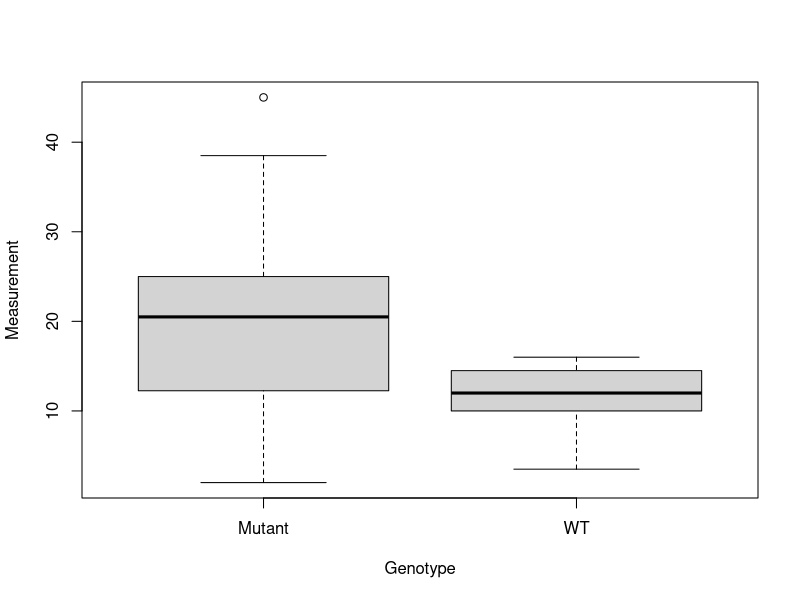
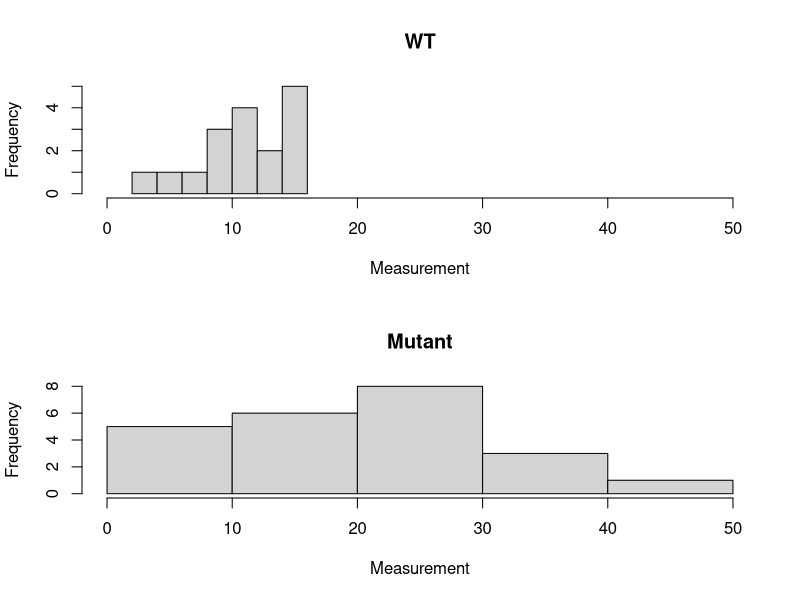

Write R code to recreate these figures, in order. (Note: this script raises an error after producing the figures.)
## ---- chunk 1
knitr::opts_chunk$set(echo = TRUE)
## ---- chunk 2
# install.packages('readxl', repos='http://cran.us.r-project.org')
# install.packages('plyr', repos='http://cran.us.r-project.org')
## ---- chunk 3
library("readxl")
library("plyr")
## ---- chunk 4
# read fist data file into data frame object
# CHANGE YOUR INPUT PATH IN setwd() BASED ON WHERE THE DATASET IS 
setwd('~/Desktop/bmi206/MBoc_Tutorial')
data1 <- read_xlsx('dataset1.xlsx', col_names = TRUE)
# note that the above line of code assumes the data file is in the same folder as the notebook
# look at the first several rows of data
head(data1)
# make genotype column a categorical variable which are called factors in R
data1$Genotype <- as.factor(data1$Genotype)
# check that data structure is correct
str(data1)
# look at summary information
summary(data1)
## ---- chunk 5
# set plot width & height (only needed for Jupyter)
options(repr.plot.width=4, repr.plot.height=5)
# plot data as boxplot
plot(data1)
# set plot width & height (only needed for Jupyter)
options(repr.plot.width=4, repr.plot.height=7)
# plot data as stacked histograms
par(mfrow=c(2,1))
hist(data1[data1$Genotype == 'WT',]$Measurement, main = 'WT', xlab = 'Measurement', xlim = c(0,50))
hist(data1[data1$Genotype == 'Mutant',]$Measurement, main = 'Mutant', xlab = 'Measurement', xlim = c(0,50))
dev.off()
## ---- chunk 6
(stats1 <- ddply(data1, .(Genotype), summarize,
      N = length(Measurement),
      Median = median(Measurement),
      Mean = mean(Measurement),
      SD = sd(Measurement),
      Var = var(Measurement)
     ))
# note that by putting parentheses around the line of code above, R will both save the table to the stats1 object
# and will print the table out. Without the parentheses it would only be saved to stats1 and not print out.
## ---- chunk 7
# run Welch's t-test on data with alpha set to 0.05
t.test(data1[data1$Genotype == 'WT',]$Measurement, data1[data1$Genotype == 'Mutant',]$Measurement)
## ---- chunk 8
# calculate 95% confidence intervals
# here is a function to calculate the magnitude of one side of the 95% interval
intmag95 <- function(x) {
    sem <- sd(x) / sqrt(length(x))
    t <- qt(0.975, df = length(x) - 1)
    sem * t
}
# here are two functions to calculate the upper and lower bounds of the 95% interval
upper95 <- function(x) mean(x) + intmag95(x)
lower95 <- function(x) mean(x) - intmag95(x)
# now calculate the 95% confidence intervals for both genotypes
(data1.95ci <- ddply(data1, .(Genotype), summarize,
                     IntMag95 = intmag95(Measurement),
                     Upper95 = upper95(Measurement),
                     Lower95 = lower95(Measurement)
                    ))
## ---- chunk 9
# set plot width & height (only needed for Jupyter)
options(repr.plot.width=4, repr.plot.height=5)
# diplay results as a strip chart with mean and 95% confidence intervals
stripchart(Measurement ~ Genotype, data = data1, vertical=TRUE, method="jitter", ylab = 'Measurement', pch = 20, cex = 0.5)
segments(0.8, stats1$Mean[1], 1.2, stats1$Mean[1], lwd = 1.5)
arrows(1, data1.95ci$Upper95[1], 1, data1.95ci$Lower95[1][1], angle = 90, code = 3, lwd = 1.5)
segments(1.8, stats1$Mean[2], 2.2, stats1$Mean[2], lwd = 1.5)
arrows(2, data1.95ci$Upper95[2], 2, data1.95ci$Lower95[2], angle = 90, code = 3, lwd = 1.5)
## ---- chunk 10
# read second data file into data frame object
setwd('~/Desktop/bmi206/MBoC_Tutorial/')
data2 <- read_xlsx('dataset2.xlsx', col_names = TRUE)
# look at the first several rows of data
head(data2)
# make genotype column a categorical variable which are called factors in R
data2$Genotype <- as.factor(data2$Genotype)
# check that data structure is correct
str(data2)
# look at summary information
summary(data2)
## ---- chunk 11
# set plot width & height (only needed for Jupyter)
options(repr.plot.width=4, repr.plot.height=5)
# plot data as boxplot
plot(data2)
# set plot width & height (only needed for Jupyter)
options(repr.plot.width=4, repr.plot.height=7)
# plot data as stacked histograms
par(mfrow=c(2,1))
hist(data2[data2$Genotype == 'WT',]$Measurement, main = 'WT', xlab = 'Measurement', xlim = c(20,65))
hist(data2[data2$Genotype == 'Mutant',]$Measurement, main = 'Mutant', xlab = 'Measurement', xlim = c(20,65))
dev.off()
## ---- chunk 12
(stats2 <- ddply(data2, .(Genotype), summarize,
      N = length(Measurement),
      Median = median(Measurement),
      Mean = mean(Measurement),
      SD = sd(Measurement),
      Var = var(Measurement)
     ))

## ---- chunk 13
# ln transformation
data2$LnMeasurement <- log(data2$Measurement)
# plot data as stacked histograms
par(mfrow=c(2,1))
hist(data2[data2$Genotype == 'WT',]$LnMeasurement, main = 'WT', xlab = 'ln(Measurement)', xlim = c(3,4.5))
hist(data2[data2$Genotype == 'Mutant',]$LnMeasurement, main = 'Mutant', xlab = 'ln(Measurement)', xlim = c(3,4.5))
dev.off()
# descriptive stats
(stats2.Ln <- ddply(data2, .(Genotype), summarize,
      N = length(LnMeasurement),
      Median = median(LnMeasurement),
      Mean = mean(LnMeasurement),
      SD = sd(LnMeasurement),
      Var = var(LnMeasurement)
     ))


## ---- chunk 14
# reciprocal transformation
data2$RecipMeasurement <- 1 / data2$Measurement
par(mfrow=c(2,1))
hist(data2[data2$Genotype == 'WT',]$RecipMeasurement, main = 'WT', xlab = '1 / Measurement', xlim = c(0.01,0.05))
hist(data2[data2$Genotype == 'Mutant',]$RecipMeasurement, main = 'Mutant', xlab = '1 / Measurement', xlim = c(0.01,0.05))
dev.off()
# descriptive stats
(stats2.recip <- ddply(data2, .(Genotype), summarize,
      N = length(RecipMeasurement),
      Median = median(RecipMeasurement),
      Mean = mean(RecipMeasurement),
      SD = sd(RecipMeasurement),
      Var = var(RecipMeasurement)
     ))
## ---- chunk 15
# run t-test on ln transformed data with alpha set to 0.05 and assumption of equal variance
t.test(data2[data2$Genotype == 'WT',]$LnMeasurement, data2[data2$Genotype == 'Mutant',]$LnMeasurement, var.equal = TRUE)
## ---- chunk 16
# now calculate the 95% confidence intervals for both genotypes
(data2.95ci <- ddply(data2, .(Genotype), summarize,
                     IntMag95 = intmag95(LnMeasurement),
                     Upper95 = upper95(LnMeasurement),
                     Lower95 = lower95(LnMeasurement)
                    ))
## ---- chunk 17
# set plot width & height (only needed for Jupyter)
options(repr.plot.width=4, repr.plot.height=5)
# diplay results as a strip chart with mean and 95% confidence intervals
stripchart(LnMeasurement ~ Genotype, data = data2, vertical=TRUE, method="jitter", ylab = 'ln(Measurement)', pch = 20, cex = 0.5)
segments(0.8, stats2.Ln$Mean[1], 1.2, stats2.Ln$Mean[1], lwd = 1.5)
arrows(1, data2.95ci$Upper95[1], 1, data2.95ci$Lower95[1][1], angle = 90, code = 3, lwd = 1.5)
segments(1.8, stats2.Ln$Mean[2], 2.2, stats2.Ln$Mean[2], lwd = 1.5)
arrows(2, data2.95ci$Upper95[2], 2, data2.95ci$Lower95[2], angle = 90, code = 3, lwd = 1.5)
## ---- chunk 18
# read third data file into data frame object
setwd('~/Desktop/bmi206/MBoc_Tutorial')
data3 <- read_xlsx('dataset3.xlsx', col_names = TRUE)
head(data3)
# from Domenico Galati et al 2018, Fig 1 (https://doi.org/10.1016/j.devcel.2018.07.008)
# make all three columns factors which are categorical variables in R
data3$Phenotype <- as.factor(data3$Phenotype)
data3$Genotype <- as.factor(data3$Genotype)
data3$Day <- as.factor(data3$Day)
# check that data structure is correct
str(data3)
# look at summary tables
table(data3)
## ---- chunk 19
# build a generalized linear model of Phenotype with binomial errors and Genotype and Day as treatments
model3 <- glm(Phenotype ~ Genotype + Day, family = binomial(), data = data3)
summary(model3)
## ---- chunk 20
x.loc <- barplot(exp(coef(model3)[[2]]), names.arg = c('Genotype'), ylab = 'Odds Ratio = (C Di / NC Di) / (C Tri / NC Tri)', ylim = c(0,ceiling(exp(confint(model3))[2,2])))
arrows(x.loc, exp(confint(model3))[2,2], x.loc, exp(confint(model3))[2,1], angle = 90, code = 3, lwd = 1.5)
abline(h = 1, lty = 2)
## ---- chunk 21
setwd('~/Desktop/bmi206/MBoc_Tutorial')
# read fourth data file into data frame object
data4 <- read_xlsx('dataset4.xlsx', col_names = TRUE)
head(data4)
# from Santiago O. Bouzas et al 2016, Fig 2 (https://doi.org/10.1091/mbc.e16-01-0042)
# make both columns factors which are categorical variables in R
data4$Phenotype <- as.factor(data4$Phenotype)
data4$Treatment <- as.factor(data4$Treatment)
# check that data structure is correct
str(data4)
# create a contingency table
(data4.table <- table(data4))
## ---- chunk 22
# run chi-square test with correct = F because this is not a 2x2 table
chitest4 <- chisq.test(data4.table, correct = F)
# print expected counts
chitest4$expected
## ---- chunk 23
# this is an inelegant way of making a new counts table with JmjD2A-tbMO & JmjD2A-sbMO combined and Mild & Strong combined
(data4.table.comb <- matrix(c(2+0,20,3+7+10+14,2+13,4+2,9), nrow = 3, byrow = T, dimnames = list(Treatment = c("Control-MO","JmjD2A-sbMO+tbMO","JmjD2A-sbMO+pCI-JmjD2A"), Phenotype = c("Mild+Strong","WT"))))
## ---- chunk 24
# run chi-square test with correct = F because this is not a 2x2 table
chitest4comb <- chisq.test(data4.table.comb, correct = F)
# print expected counts
print(head(chitest4comb$expected))
print(chitest4comb)
## ---- chunk 25
# set plot width & height (only needed for Jupyter)
options(repr.plot.width=7, repr.plot.height=7)
# first make a table of proportions rather than counts
(data4.table.comb.prop <- data4.table.comb / matrix(c(rep(sum(data4.table.comb[1,]),2), rep(sum(data4.table.comb[2,]),2), rep(sum(data4.table.comb[3,]),2)), nrow = 3, byrow = T))
# use barplot to make a mosaic plot
barplot(t(data4.table.comb.prop), legend = T, width = c(sum(data4.table.comb[1,]), sum(data4.table.comb[2,]), sum(data4.table.comb[3,])), ylab="Proportion", args.legend = list(x = "top", bty="n"))
## ---- chunk 26
setwd('~/Desktop/bmi206/MBoc_Tutorial')
# read fifth data file into data frame object
data5 <- read_xlsx('dataset5.xlsx', col_names = TRUE)
head(data5)
# make Treatment column factor which is a categorical variable in R
data5$Treatment <- as.factor(data5$Treatment)
# check that data structure is correct
str(data5)
# look summary information
summary(data5)
## ---- chunk 27
# set plot width & height (only needed for Jupyter)
options(repr.plot.width=6, repr.plot.height=5)
# plot data as boxplot
plot(data5)
## ---- chunk 28
# set plot width & height (only needed for Jupyter)
options(repr.plot.width=4, repr.plot.height=10)
# plot data as stacked histograms
par(mfrow=c(4,1))
names <- c("control", "ZLW1-RNAi", "ZLW2-RNAi", "ZLW3-RNAi")
for (i in 1:4) hist(data5[data5$Treatment == names[i],]$Intensity, main = names[i], xlab = 'Intensity', xlim = c(0,40), ylim = c(0,25))
dev.off()
## ---- chunk 29
(stats5 <- ddply(data5, .(Treatment), summarize,
      N = length(Intensity),
      Median = median(Intensity),
      Mean = mean(Intensity),
      SD = sd(Intensity),
      Var = var(Intensity)
     ))
## ---- chunk 30
# ANOVA
(data5.aov <- aov(Intensity ~ Treatment, data = data5))
summary(data5.aov)
## ---- chunk 31
# Tukey-Kramer Post-hoc
(TukeyHSD(data5.aov))
## ---- chunk 32
(data5.95ci <- confint(data5.aov))
data5.95ci[2:4,] <- data5.95ci[2:4,] + stats5[1,4]
data5.95ci
## ---- chunk 33
# set plot width & height (only needed for Jupyter)
options(repr.plot.width=6, repr.plot.height=5)
# diplay results as a strip chart with mean and 95% confidence intervals
stripchart(Intensity ~ Treatment, data = data5, vertical=TRUE, method="jitter", ylab = 'Intensity', pch = 20, cex = 0.5)
for (i in 1:4) {
  segments(i - 0.2, stats5[i,4], i + 0.2, stats5[i,4], lwd = 1.5)
  arrows(i, data5.95ci[i,1], i, data5.95ci[i,2], angle = 90, code = 3, lwd = 1.5)
}
